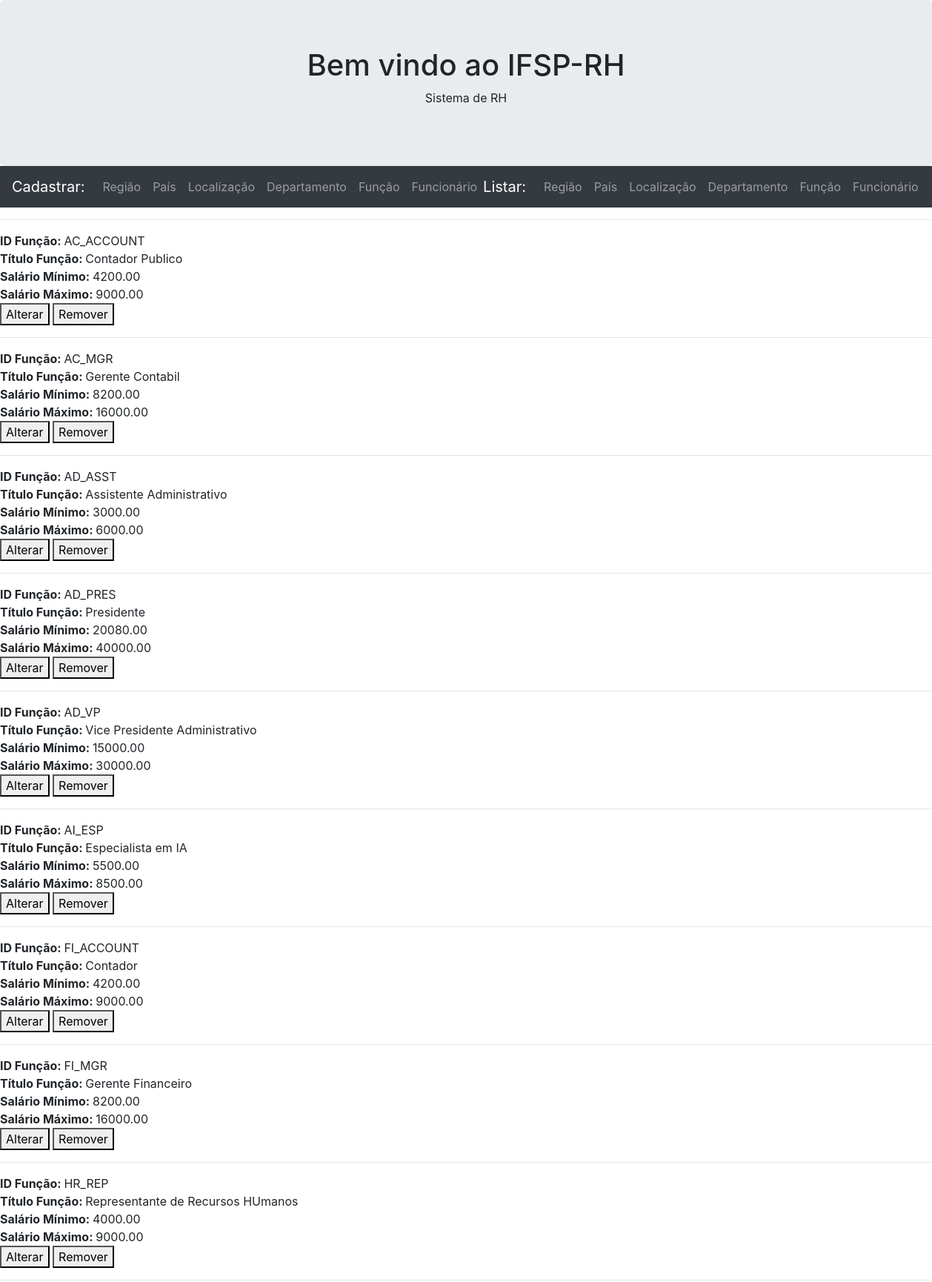
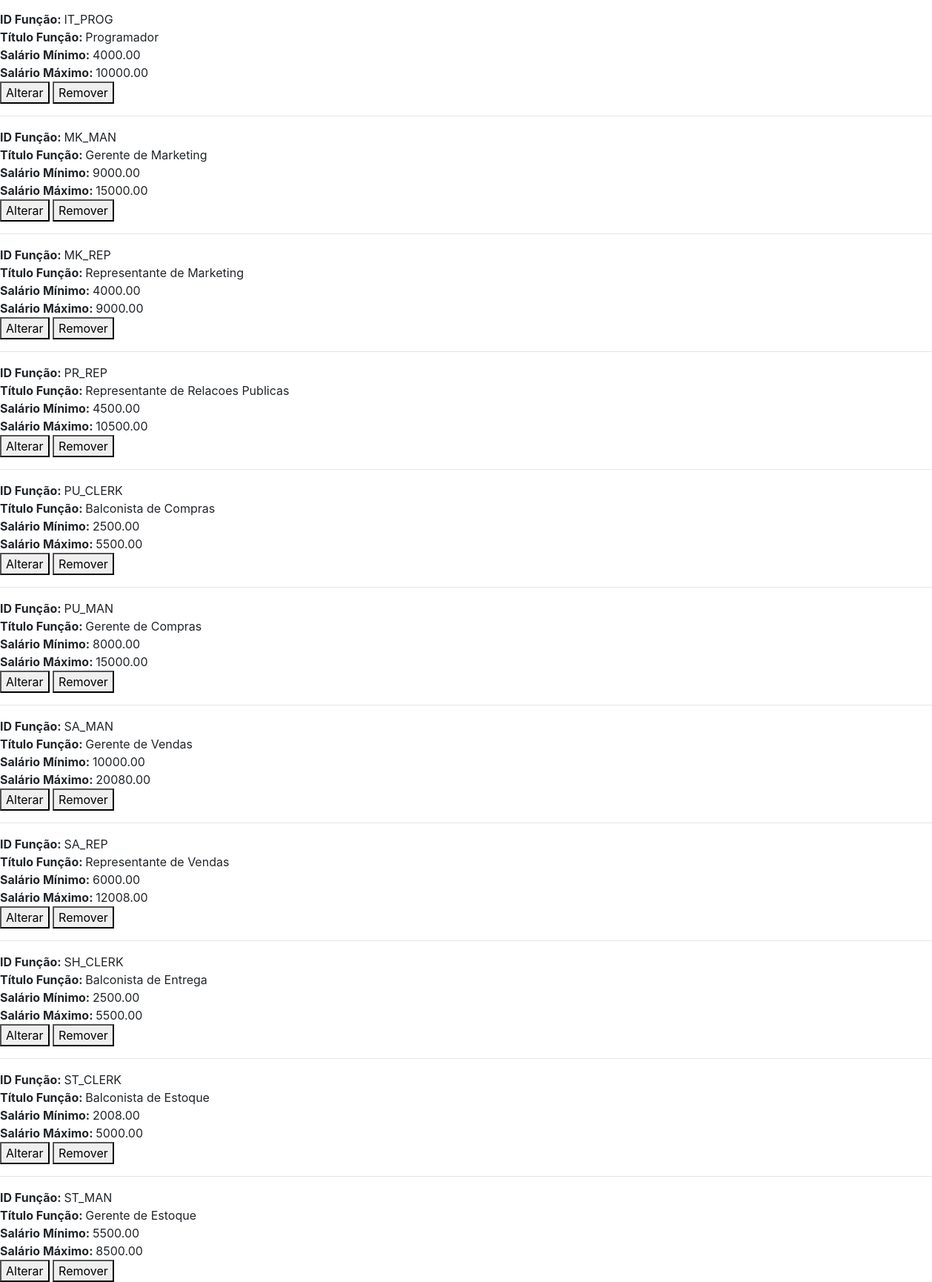
/listar_funcao.php, run on the app's committed database (2 pictures, top to bottom).
### tables this page shows
CREATE TABLE `funcao` (
  `ID_FUNCAO` varchar(10) NOT NULL,
  `TITULO_FUNCAO` varchar(35) DEFAULT NULL,
  `SALARIO_MINIMO` float(22,2) DEFAULT NULL,
  `SALARIO_MAXIMO` float(22,2) DEFAULT NULL
);

### classeFuncao.php (the view, shortened to what this page needs)
<?php
class Funcao {
public $id_funcao;
public $titulo_funcao;
public $salario_minimo;
public $salario_maximo;
public function __construct($valores){
    $this->id_funcao = $valores["ID_FUNCAO"];
    $this->titulo_funcao = $valores["TITULO_FUNCAO"];
    $this->salario_minimo = $valores["SALARIO_MINIMO"];
    $this->salario_maximo = $valores["SALARIO_MAXIMO"];
}
public function exibir(){
    echo "<div id='id_controle_funcao$this->id_funcao'>";
    echo "<form id='form$this->id_funcao'>";
    echo "<hr>";
    echo "<b>ID Função: </b><span id='id_funcao$this->id_funcao'>$this->id_funcao</span><br>";
    echo "<b>Título Função: </b><span id='titulo_funcao$this->id_funcao'>$this->titulo_funcao</span><br>";
    echo "<b>Salário Mínimo: </b><span id='salario_minimo$this->id_funcao'>$this->salario_minimo</span><br>";
    echo "<b>Salário Máximo: </b><span id='salario_maximo$this->id_funcao'>$this->salario_maximo</span><br>";
    echo "<button type='button' class='alterar_funcao' value='$this->id_funcao'>Alterar</button>
          <button type='button' class='alterando_funcao' value='$this->id_funcao' style='display:none'>Alterar</button>
          <button class='remover_funcao' value='$this->id_funcao'>Remover</button>
          </form>";
    echo "</div>";
}
}
?>

### cabecalho.php (shortened to what this page needs)
<!DOCTYPE html>
<html>
    <head>
        <link rel="stylesheet" href="folha_estilo.css"/>
        <link rel="stylesheet" href="https://maxcdn.bootstrapcdn.com/bootstrap/4.5.2/css/bootstrap.min.css">
    </head>
    <body>
    <div class="jumbotron text-center"  style="margin-bottom:0">
        <h1>Bem vindo ao IFSP-RH</h1>
        <p>Sistema de RH</p>
    </div>
    <nav class="navbar navbar-expand-sm bg-dark navbar-dark" style="margin-bottom:10px">
        <div class="collapse navbar-collapse" id="collapsibleNavbar-left">
        <a class="navbar-brand">Cadastrar:</a>
            <ul class="navbar-nav">
            <li class="nav-item">
                <a class="nav-link" href="cadastrar_regiao.php">Região</a>
            </li>
            <li class="nav-item">
                <a class="nav-link" href="cadastrar_pais.php">País</a>
            </li>
            <li class="nav-item">
                <a class="nav-link" href="cadastrar_localizacao.php">Localização</a>
            </li>
            <li class="nav-item">
                <a class="nav-link" href="cadastrar_departamento.php">Departamento</a>
            </li>
            <li class="nav-item">
                <a class="nav-link" href="cadastrar_funcao.php">Função</a>
            </li>
            <li class="nav-item">
                <a class="nav-link" href="cadastrar_funcionario.php">Funcionário</a>
            </li>
            </ul>
    </div>
    <div class="collapse navbar-collapse justify-content-between" id="collapsibleNavbar-right">
        <a class="navbar-brand ml-auto">Listar:</a>
        <ul class="navbar-nav">
        <li class="nav-item">
            <a class="nav-link" href="listar_regiao.php">Região</a>
        </li>
        <li class="nav-item">
            <a class="nav-link" href="listar_pais.php">País</a>
        </li>
        <li class="nav-item">
            <a class="nav-link" href="listar_localizacao.php">Localização</a>
        </li>
        <li class="nav-item">
            <a class="nav-link" href="listar_departamento.php">Departamento</a>
        </li>
        <li class="nav-item">
            <a class="nav-link" href="listar_funcao.php">Função</a>
        </li>
        <li class="nav-item">
            <a class="nav-link" href="listar_funcionario.php">Funcionário</a>
        </li>
        </ul>
    </div>
</nav>

### listar_funcao.php
<?php
include "cabecalho.php";
include "classeFuncao.php";
include "conexao.php";
$sql = "SELECT * FROM funcao";
$resultado = $conexao->query($sql) or die(print_r($conexao->errorInfo()));
if($resultado->rowCount()>0){
    foreach($resultado as $i=>$t){
        $c = new Funcao($t);
        $c->exibir();
    }
}
else {
    echo "Não há dados cadastrados";
}
?>

### data on the page
funcao: ID_FUNCAO "AC_ACCOUNT", TITULO_FUNCAO "Contador Publico", SALARIO_MINIMO "4200.00", SALARIO_MAXIMO "9000.00"
funcao: ID_FUNCAO "AC_MGR", TITULO_FUNCAO "Gerente Contabil", SALARIO_MINIMO "8200.00", SALARIO_MAXIMO "16000.00"
funcao: ID_FUNCAO "AD_ASST", TITULO_FUNCAO "Assistente Administrativo", SALARIO_MINIMO "3000.00", SALARIO_MAXIMO "6000.00"
funcao: ID_FUNCAO "AD_PRES", TITULO_FUNCAO "Presidente", SALARIO_MINIMO "20080.00", SALARIO_MAXIMO "40000.00"
funcao: ID_FUNCAO "AD_VP", TITULO_FUNCAO "Vice Presidente Administrativo", SALARIO_MINIMO "15000.00", SALARIO_MAXIMO "30000.00"
funcao: ID_FUNCAO "AI_ESP", TITULO_FUNCAO "Especialista em IA", SALARIO_MINIMO "5500.00", SALARIO_MAXIMO "8500.00"
funcao: ID_FUNCAO "FI_ACCOUNT", TITULO_FUNCAO "Contador", SALARIO_MINIMO "4200.00", SALARIO_MAXIMO "9000.00"
funcao: ID_FUNCAO "FI_MGR", TITULO_FUNCAO "Gerente Financeiro", SALARIO_MINIMO "8200.00", SALARIO_MAXIMO "16000.00"
funcao: ID_FUNCAO "HR_REP", TITULO_FUNCAO "Representante de Recursos HUmanos", SALARIO_MINIMO "4000.00", SALARIO_MAXIMO "9000.00"
funcao: ID_FUNCAO "IT_PROG", TITULO_FUNCAO "Programador", SALARIO_MINIMO "4000.00", SALARIO_MAXIMO "10000.00"
funcao: ID_FUNCAO "MK_MAN", TITULO_FUNCAO "Gerente de Marketing", SALARIO_MINIMO "9000.00", SALARIO_MAXIMO "15000.00"
funcao: ID_FUNCAO "MK_REP", TITULO_FUNCAO "Representante de Marketing", SALARIO_MINIMO "4000.00", SALARIO_MAXIMO "9000.00"
funcao: ID_FUNCAO "PR_REP", TITULO_FUNCAO "Representante de Relacoes Publicas", SALARIO_MINIMO "4500.00", SALARIO_MAXIMO "10500.00"
funcao: ID_FUNCAO "PU_CLERK", TITULO_FUNCAO "Balconista de Compras", SALARIO_MINIMO "2500.00", SALARIO_MAXIMO "5500.00"
funcao: ID_FUNCAO "PU_MAN", TITULO_FUNCAO "Gerente de Compras", SALARIO_MINIMO "8000.00", SALARIO_MAXIMO "15000.00"
funcao: ID_FUNCAO "SA_MAN", TITULO_FUNCAO "Gerente de Vendas", SALARIO_MINIMO "10000.00", SALARIO_MAXIMO "20080.00"
funcao: ID_FUNCAO "SA_REP", TITULO_FUNCAO "Representante de Vendas", SALARIO_MINIMO "6000.00", SALARIO_MAXIMO "12008.00"
funcao: ID_FUNCAO "SH_CLERK", TITULO_FUNCAO "Balconista de Entrega", SALARIO_MINIMO "2500.00", SALARIO_MAXIMO "5500.00"
funcao: ID_FUNCAO "ST_CLERK", TITULO_FUNCAO "Balconista de Estoque", SALARIO_MINIMO "2008.00", SALARIO_MAXIMO "5000.00"
funcao: ID_FUNCAO "ST_MAN", TITULO_FUNCAO "Gerente de Estoque", SALARIO_MINIMO "5500.00", SALARIO_MAXIMO "8500.00"
